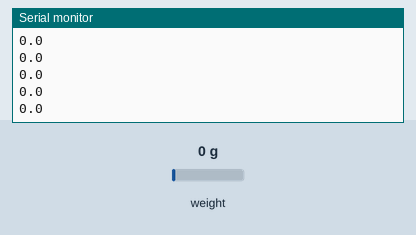
This sketch was run on a simulated Arduino Uno, built with avr-gcc and run on an emulated ATmega328P. On the bench: the last lines printed to the serial monitor. Inputs (shaded band) come from the test bench; at power-on: weight on the scale 0 g.

Above: at 2.2 s.
2.3 s: weight on the scale set to 100 g
At 2.31 s:
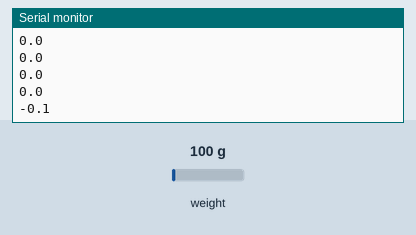
3.8 s: weight on the scale set to 1250 g
At 3.82 s:
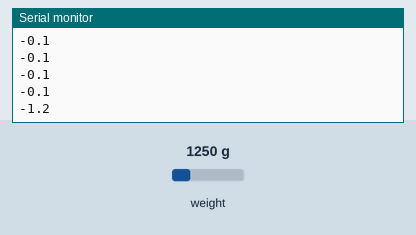
Timing chart, 0 to 6.8 s (numbered marks = the images above; inputs shaded):
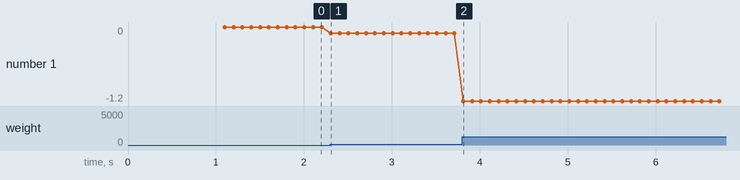

Measured:
- after the input at 2.3 s, the serial monitor: prints a new line at once (image 1)
- after the input at 3.8 s, the serial monitor: prints a new line at once (image 2)
- plotted number 1: 0 → -0.1 after the input at 2.3 s, -0.1 → -1.2 after the input at 3.8 s

The sketch:

weight_program.ino
```cpp
#include "HX711.h"

#define calibration_factor -20550 //This value is obtained using the SparkFun_HX711_Calibration sketch

#define LOADCELL_DOUT_PIN  4
#define LOADCELL_SCK_PIN  5

HX711 scale;

void setup() {
  Serial.begin(9600);

  scale.begin(LOADCELL_DOUT_PIN, LOADCELL_SCK_PIN);
  scale.set_scale(calibration_factor); //This value is obtained by using the SparkFun_HX711_Calibration sketch
  scale.tare(); //Assuming there is no weight on the scale at start up, reset the scale to 0


}
void loop() {

  Serial.print((scale.get_units() * -1), 1); //scale.get_units() returns a float
  Serial.println();
}
```
